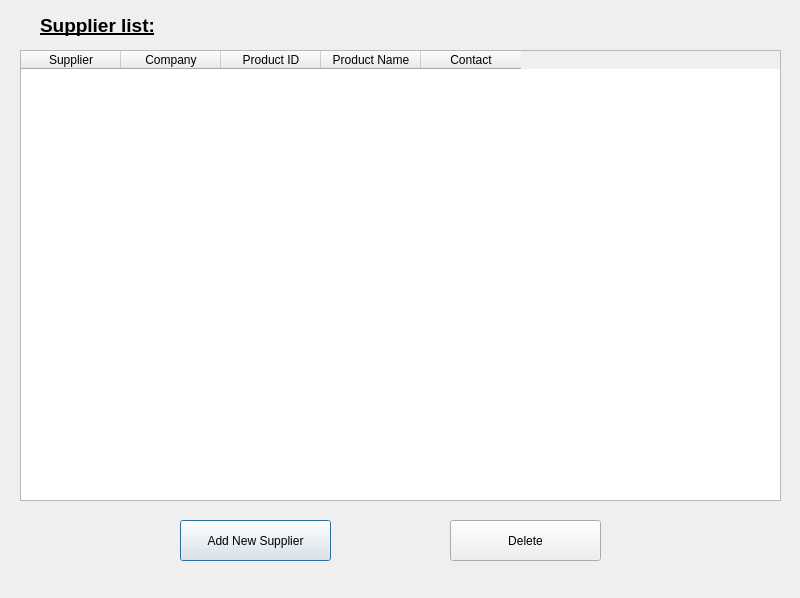
<?xml version="1.0" encoding="UTF-8"?>
<ui version="4.0">
 <class>supplierData</class>
 <widget class="QDialog" name="supplierData">
  <property name="geometry">
   <rect>
    <x>0</x>
    <y>0</y>
    <width>800</width>
    <height>598</height>
   </rect>
  </property>
  <property name="windowTitle">
   <string>Dialog</string>
  </property>
  <widget class="QLabel" name="label">
   <property name="geometry">
    <rect>
     <x>40</x>
     <y>10</y>
     <width>141</width>
     <height>31</height>
    </rect>
   </property>
   <property name="text">
    <string>&lt;html&gt;&lt;head/&gt;&lt;body&gt;&lt;p&gt;&lt;span style=&quot; font-size:14pt; font-weight:700; text-decoration: underline;&quot;&gt;Supplier list:&lt;/span&gt;&lt;/p&gt;&lt;/body&gt;&lt;/html&gt;</string>
   </property>
  </widget>
  <widget class="QTableWidget" name="tableWidget">
   <property name="geometry">
    <rect>
     <x>20</x>
     <y>50</y>
     <width>761</width>
     <height>451</height>
    </rect>
   </property>
   <property name="selectionMode">
    <enum>QAbstractItemView::SingleSelection</enum>
   </property>
   <property name="selectionBehavior">
    <enum>QAbstractItemView::SelectRows</enum>
   </property>
   <column>
    <property name="text">
     <string>Supplier</string>
    </property>
   </column>
   <column>
    <property name="text">
     <string>Company</string>
    </property>
   </column>
   <column>
    <property name="text">
     <string>Product ID</string>
    </property>
   </column>
   <column>
    <property name="text">
     <string>Product Name</string>
    </property>
   </column>
   <column>
    <property name="text">
     <string>Contact</string>
    </property>
   </column>
  </widget>
  <widget class="QPushButton" name="AddButton">
   <property name="geometry">
    <rect>
     <x>180</x>
     <y>520</y>
     <width>151</width>
     <height>41</height>
    </rect>
   </property>
   <property name="text">
    <string>Add New Supplier</string>
   </property>
  </widget>
  <widget class="QPushButton" name="DeleteButton">
   <property name="geometry">
    <rect>
     <x>450</x>
     <y>520</y>
     <width>151</width>
     <height>41</height>
    </rect>
   </property>
   <property name="text">
    <string>Delete</string>
   </property>
  </widget>
 </widget>
 <resources/>
 <connections/>
</ui>
